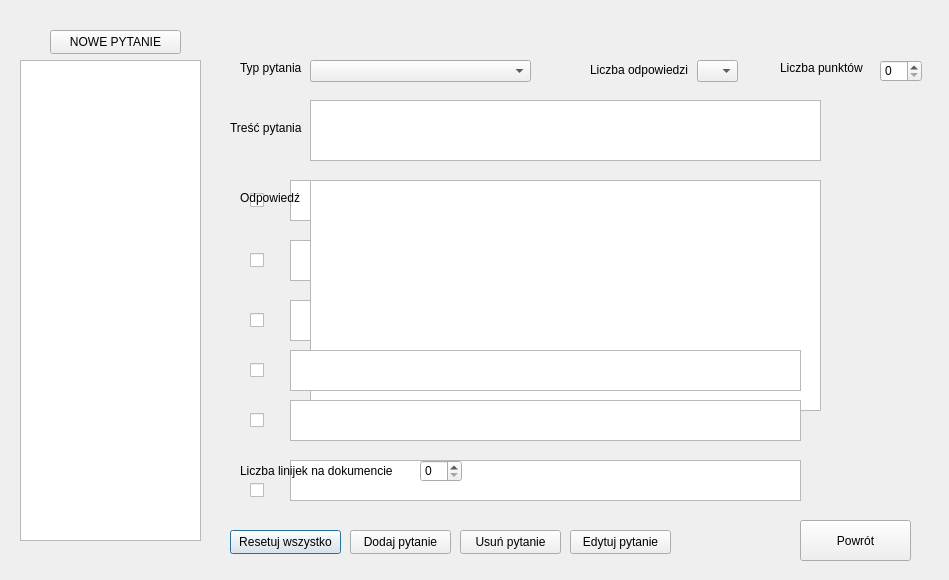
<?xml version="1.0" encoding="UTF-8"?>
<ui version="4.0">
 <class>Dialog</class>
 <widget class="QDialog" name="Dialog">
  <property name="geometry">
   <rect>
    <x>0</x>
    <y>0</y>
    <width>949</width>
    <height>580</height>
   </rect>
  </property>
  <property name="windowTitle">
   <string>Dialog</string>
  </property>
  <widget class="QTextBrowser" name="textBrowser">
   <property name="geometry">
    <rect>
     <x>20</x>
     <y>60</y>
     <width>181</width>
     <height>481</height>
    </rect>
   </property>
  </widget>
  <widget class="QLabel" name="label">
   <property name="geometry">
    <rect>
     <x>230</x>
     <y>120</y>
     <width>81</width>
     <height>16</height>
    </rect>
   </property>
   <property name="text">
    <string>Treść pytania</string>
   </property>
  </widget>
  <widget class="QTextEdit" name="textEdit">
   <property name="geometry">
    <rect>
     <x>310</x>
     <y>100</y>
     <width>511</width>
     <height>61</height>
    </rect>
   </property>
  </widget>
  <widget class="QCheckBox" name="checkBox">
   <property name="geometry">
    <rect>
     <x>250</x>
     <y>190</y>
     <width>21</width>
     <height>20</height>
    </rect>
   </property>
   <property name="text">
    <string/>
   </property>
  </widget>
  <widget class="QCheckBox" name="checkBox_2">
   <property name="geometry">
    <rect>
     <x>250</x>
     <y>250</y>
     <width>16</width>
     <height>20</height>
    </rect>
   </property>
   <property name="text">
    <string/>
   </property>
  </widget>
  <widget class="QCheckBox" name="checkBox_3">
   <property name="geometry">
    <rect>
     <x>250</x>
     <y>310</y>
     <width>21</width>
     <height>20</height>
    </rect>
   </property>
   <property name="text">
    <string/>
   </property>
  </widget>
  <widget class="QCheckBox" name="checkBox_4">
   <property name="geometry">
    <rect>
     <x>250</x>
     <y>480</y>
     <width>16</width>
     <height>20</height>
    </rect>
   </property>
   <property name="text">
    <string/>
   </property>
  </widget>
  <widget class="QTextEdit" name="textEdit_2">
   <property name="geometry">
    <rect>
     <x>290</x>
     <y>180</y>
     <width>511</width>
     <height>41</height>
    </rect>
   </property>
  </widget>
  <widget class="QTextEdit" name="textEdit_3">
   <property name="geometry">
    <rect>
     <x>290</x>
     <y>240</y>
     <width>511</width>
     <height>41</height>
    </rect>
   </property>
  </widget>
  <widget class="QTextEdit" name="textEdit_4">
   <property name="geometry">
    <rect>
     <x>290</x>
     <y>300</y>
     <width>511</width>
     <height>41</height>
    </rect>
   </property>
  </widget>
  <widget class="QTextEdit" name="textEdit_5">
   <property name="geometry">
    <rect>
     <x>290</x>
     <y>460</y>
     <width>511</width>
     <height>41</height>
    </rect>
   </property>
  </widget>
  <widget class="QPushButton" name="pushButton">
   <property name="geometry">
    <rect>
     <x>230</x>
     <y>530</y>
     <width>111</width>
     <height>24</height>
    </rect>
   </property>
   <property name="text">
    <string>Resetuj wszystko</string>
   </property>
  </widget>
  <widget class="QPushButton" name="pushButton_2">
   <property name="geometry">
    <rect>
     <x>350</x>
     <y>530</y>
     <width>101</width>
     <height>24</height>
    </rect>
   </property>
   <property name="text">
    <string>Dodaj pytanie</string>
   </property>
  </widget>
  <widget class="QLabel" name="label_2">
   <property name="geometry">
    <rect>
     <x>260</x>
     <y>10</y>
     <width>621</width>
     <height>21</height>
    </rect>
   </property>
   <property name="text">
    <string/>
   </property>
  </widget>
  <widget class="QPushButton" name="pushButton_4">
   <property name="geometry">
    <rect>
     <x>800</x>
     <y>520</y>
     <width>111</width>
     <height>41</height>
    </rect>
   </property>
   <property name="text">
    <string>Powrót</string>
   </property>
  </widget>
  <widget class="QComboBox" name="comboBox">
   <property name="geometry">
    <rect>
     <x>310</x>
     <y>60</y>
     <width>221</width>
     <height>22</height>
    </rect>
   </property>
  </widget>
  <widget class="QLabel" name="label_3">
   <property name="geometry">
    <rect>
     <x>240</x>
     <y>60</y>
     <width>71</width>
     <height>16</height>
    </rect>
   </property>
   <property name="text">
    <string>Typ pytania</string>
   </property>
  </widget>
  <widget class="QLabel" name="label_4">
   <property name="geometry">
    <rect>
     <x>780</x>
     <y>60</y>
     <width>91</width>
     <height>16</height>
    </rect>
   </property>
   <property name="text">
    <string>Liczba punktów</string>
   </property>
  </widget>
  <widget class="QSpinBox" name="spinBox">
   <property name="geometry">
    <rect>
     <x>880</x>
     <y>60</y>
     <width>42</width>
     <height>22</height>
    </rect>
   </property>
  </widget>
  <widget class="QTextEdit" name="textEdit_6">
   <property name="geometry">
    <rect>
     <x>310</x>
     <y>180</y>
     <width>511</width>
     <height>231</height>
    </rect>
   </property>
  </widget>
  <widget class="QLabel" name="label_5">
   <property name="geometry">
    <rect>
     <x>240</x>
     <y>190</y>
     <width>61</width>
     <height>16</height>
    </rect>
   </property>
   <property name="text">
    <string>Odpowiedź</string>
   </property>
  </widget>
  <widget class="QPushButton" name="pushButton_5">
   <property name="geometry">
    <rect>
     <x>460</x>
     <y>530</y>
     <width>101</width>
     <height>24</height>
    </rect>
   </property>
   <property name="text">
    <string>Usuń pytanie</string>
   </property>
  </widget>
  <widget class="QPushButton" name="pushButton_6">
   <property name="geometry">
    <rect>
     <x>570</x>
     <y>530</y>
     <width>101</width>
     <height>24</height>
    </rect>
   </property>
   <property name="text">
    <string>Edytuj pytanie</string>
   </property>
  </widget>
  <widget class="QPushButton" name="pushButton_3">
   <property name="geometry">
    <rect>
     <x>50</x>
     <y>30</y>
     <width>131</width>
     <height>24</height>
    </rect>
   </property>
   <property name="text">
    <string>NOWE PYTANIE</string>
   </property>
  </widget>
  <widget class="QLabel" name="label_6">
   <property name="geometry">
    <rect>
     <x>240</x>
     <y>450</y>
     <width>161</width>
     <height>41</height>
    </rect>
   </property>
   <property name="text">
    <string>Liczba linijek na dokumencie</string>
   </property>
  </widget>
  <widget class="QSpinBox" name="spinBox_2">
   <property name="geometry">
    <rect>
     <x>420</x>
     <y>460</y>
     <width>42</width>
     <height>22</height>
    </rect>
   </property>
  </widget>
  <widget class="QTextEdit" name="textEdit_7">
   <property name="geometry">
    <rect>
     <x>290</x>
     <y>350</y>
     <width>511</width>
     <height>41</height>
    </rect>
   </property>
  </widget>
  <widget class="QCheckBox" name="checkBox_5">
   <property name="geometry">
    <rect>
     <x>250</x>
     <y>360</y>
     <width>21</width>
     <height>20</height>
    </rect>
   </property>
   <property name="text">
    <string/>
   </property>
  </widget>
  <widget class="QTextEdit" name="textEdit_8">
   <property name="geometry">
    <rect>
     <x>290</x>
     <y>400</y>
     <width>511</width>
     <height>41</height>
    </rect>
   </property>
  </widget>
  <widget class="QCheckBox" name="checkBox_6">
   <property name="geometry">
    <rect>
     <x>250</x>
     <y>410</y>
     <width>21</width>
     <height>20</height>
    </rect>
   </property>
   <property name="text">
    <string/>
   </property>
  </widget>
  <widget class="QComboBox" name="comboBox_2">
   <property name="geometry">
    <rect>
     <x>697</x>
     <y>60</y>
     <width>41</width>
     <height>22</height>
    </rect>
   </property>
  </widget>
  <widget class="QLabel" name="label_7">
   <property name="geometry">
    <rect>
     <x>590</x>
     <y>60</y>
     <width>101</width>
     <height>20</height>
    </rect>
   </property>
   <property name="text">
    <string>Liczba odpowiedzi</string>
   </property>
  </widget>
 </widget>
 <resources/>
 <connections/>
</ui>
